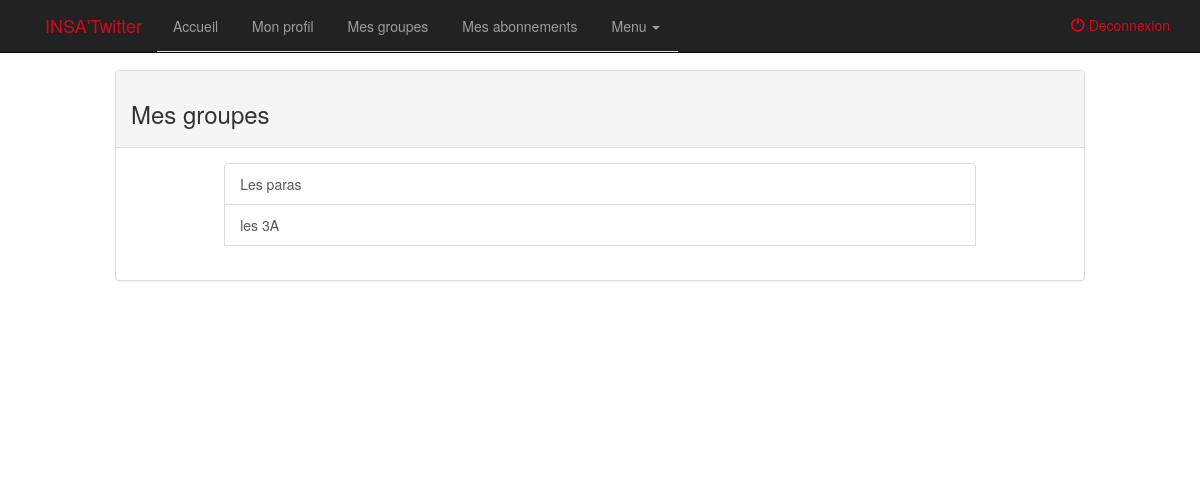
Screenshot of /htmlgroupe.php (signed in) with the database file from the repository.
### tables this page shows
CREATE TABLE `groupe` (
  `ID` int(4) NOT NULL,
  `NOM` varchar(256) NOT NULL
);

### include/mes_groupes.php (the view, shortened to what this page needs)
<?php
include("connexiondb.php");
$req = $DBcon->prepare('SELECT NOM, ID from groupe JOIN atog ON atog.IDGROUPE=groupe.ID WHERE atog.IDUSER=?');
$req->bindValue(1,$_SESSION['id'],PDO::PARAM_INT);
$check=$req->execute();?>
<?php
if($check){ ?>
	<div class="container col-md-10 col-md-offset-1 ">
	  <div class="list-group  ">
	  <?php while ($resultat=$req->fetch()){
		?>
			<?php echo ("<a href='groupe.php?Idgroupe=".$resultat['ID']."' name='groupe_valeur' value='".$resultat["ID"]."'' class='list-group-item'".">".$resultat["NOM"]."</a>"); ?>
<?php } ?>
  </div>
</div>
<?php
}
else
	echo "Erreur de requete.<br>";
?>

### rows the page displays
groupe: $resultat['ID'] 1 (drawn), NOM "Les paras"
groupe: $resultat['ID'] 2 (drawn), NOM "les 3A"
